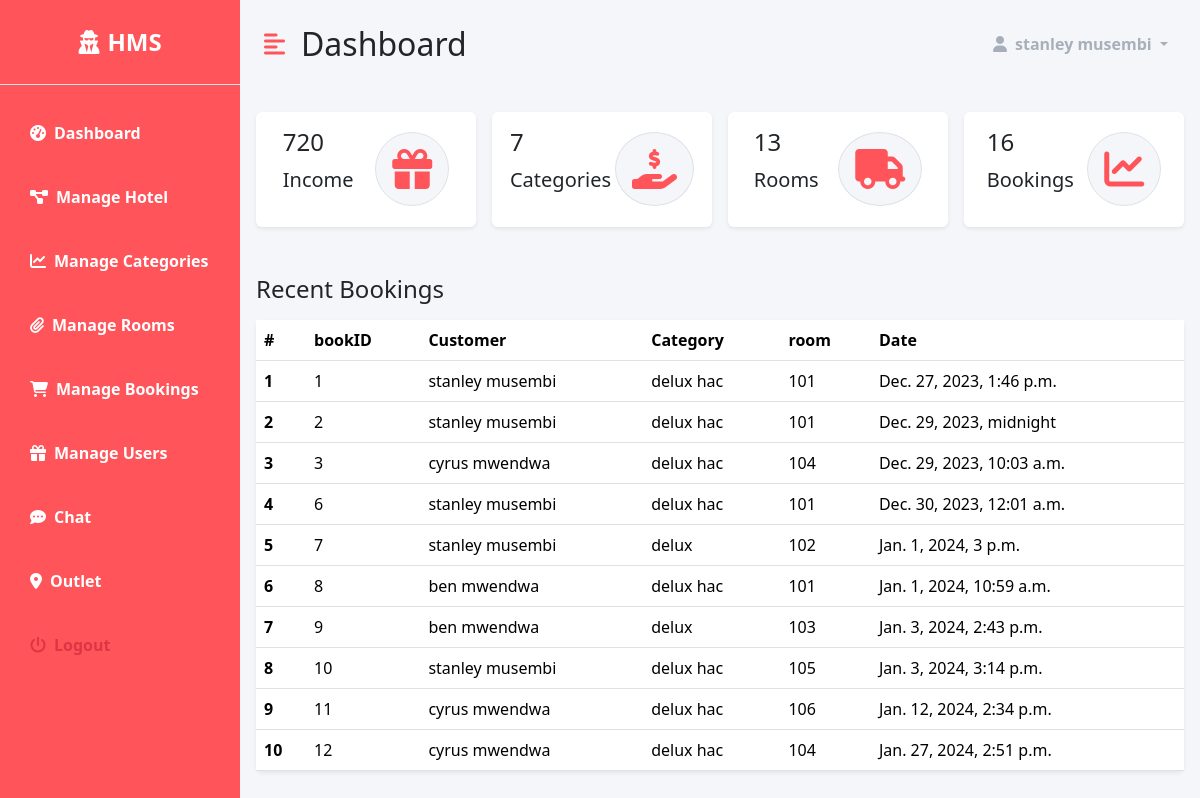
Page /dashboard/ (signed in) on the committed database.
### accounts/models.py (models this page shows, shortened)
class CustomUser(AbstractUser):
    email = models.EmailField(unique=True)
    gender = models.CharField(max_length=1,  blank=True, null=True)
    address = models.CharField(max_length=255, blank=True, null=True)
    image = models.ImageField(upload_to="user_images", blank=True, null=True)
    username = None
    objects = CustomUserManager()
    USERNAME_FIELD = 'email'
    REQUIRED_FIELDS = []

### hotel/models.py (models this page shows, shortened)
class Booking(models.Model):
    room = models.ForeignKey('Room' , on_delete=models.CASCADE)
    user = models.ForeignKey('accounts.CustomUser' , on_delete=models.CASCADE)
    persons = models.IntegerField()
    check_in = models.DateTimeField()
    check_out = models.DateTimeField()
    STATUS_CHOICES = (
        ('active' , 'active') ,
        ('cancelled' , 'cancelled') ,
        ('checked out' , 'checked out')
    )
    status = models.CharField(max_length=255 , choices=STATUS_CHOICES , default='active')
    added_on = models.DateTimeField(auto_now_add=True)
    updated_on = models.DateTimeField(auto_now=True)

class Room(models.Model):
    name  = models.CharField(max_length=255 , unique=True)
    category = models.ForeignKey('RoomCategory' , on_delete=models.CASCADE)
    STATUS_CHOICES = (
        ('available' , 'available' ) ,
        ('booked' , 'booked'),
        ('not available' , 'not available')
    )
    status = models.CharField(max_length=255 , choices=STATUS_CHOICES)
    added_on = models.DateTimeField(auto_now_add=True)
    updated_on = models.DateTimeField(auto_now=True)
    def __str__(self):
        return self.name

class RoomCategory(models.Model):
    name = models.CharField(max_length=255)
    description = models.TextField()
    capacity = models.IntegerField()
    beds = models.IntegerField()
    rooms = models.IntegerField()
    cost = models.DecimalField(max_digits=10, decimal_places=2)
    added_on = models.DateTimeField(auto_now_add=True)
    image = models.ImageField(upload_to="room_category_images")
    def __str__(self):
        return self.name

### dashboard/views.py (the view)
# urls.py: path('' , views.index , name='dashboard-index'),
@login_required(login_url='accounts:login')
@staff_member_required(login_url='accounts:login')
def index(request):
    number_of_rooms = Room.objects.count()
    number_of_categories = RoomCategory.objects.count()
    number_of_customers = CustomUser.objects.filter(is_staff=False).count()
    number_of_staff = CustomUser.objects.filter(is_staff=True).count()
    number_of_bookings = Booking.objects.count()
    number_of_bookings_today = Booking.objects.filter(check_in=timezone.now()).count()
    number_of_bookings_this_month = Booking.objects.filter(check_in__month=timezone.now().month).count()
    number_of_bookings_this_year = Booking.objects.filter(check_in__year=timezone.now().year).count()
    bookings = Booking.objects.all()[0:10]
    context = {
        'num_of_rooms': number_of_rooms,
        'num_of_categories': number_of_categories,
        'num_of_customers': number_of_customers,
        'num_of_staff': number_of_staff,
        'num_of_bookings': number_of_bookings,
        'number_of_bookings_today': number_of_bookings_today,
        'number_of_bookings_this_month': number_of_bookings_this_month,
        'number_of_bookings_this_year': number_of_bookings_this_year,
        'bookings': bookings,
    }
    return render(request, 'dashboard/home.html' ,  context)

### templates/dashboard/home.html (shortened to what this page needs)
 {% extends 'dashboard/base.html' %}
{% load static %}
{% block content %}
                <div class="row g-3 my-2">
                    <div class="col-md-3">
                        <div class="p-3 bg-white shadow-sm d-flex justify-content-around align-items-center rounded">
                            <div>
                                <h3 class="fs-4">720</h3>
                                <p class="fs-5">Income</p>
                            </div>
                            <i class="fas fa-gift fs-1 primary-text border rounded-full secondary-bg p-3"></i>
                        </div>
                    </div>
                    <div class="col-md-3">
                        <div class="p-3 bg-white shadow-sm d-flex justify-content-around align-items-center rounded">
                            <div>
                                <h3 class="fs-4">{{ num_of_categories }}</h3>
                                <p class="fs-5">Categories</p>
                            </div>
                            <i
                                class="fas fa-hand-holding-usd fs-1 primary-text border rounded-full secondary-bg p-3"></i>
                        </div>
                    </div>
                    <div class="col-md-3">
                        <div class="p-3 bg-white shadow-sm d-flex justify-content-around align-items-center rounded">
                            <div>
                                <h3 class="fs-4">{{  num_of_rooms }}</h3>
                                <p class="fs-5">Rooms</p>
                            </div>
                            <i class="fas fa-truck fs-1 primary-text border rounded-full secondary-bg p-3"></i>
                        </div>
                    </div>
                    <div class="col-md-3">
                        <div class="p-3 bg-white shadow-sm d-flex justify-content-around align-items-center rounded">
                            <div>
                                <h3 class="fs-4">{{ num_of_bookings }}</h3>
                                <p class="fs-5">Bookings</p>
                            </div>
                            <i class="fas fa-chart-line fs-1 primary-text border rounded-full secondary-bg p-3"></i>
                        </div>
                    </div>
                </div>
                <div class="row my-5">
                    <h3 class="fs-4 mb-3">Recent Bookings</h3>
                    <div class="col">
                        <table class="table bg-white rounded shadow-sm  table-hover">
                            <thead>
                                <tr>
                                    <th scope="col" width="50">#</th>
                                    <th scope="col">bookID</th>
                                    <th scope="col">Customer</th>
                                    <th scope="col">Category</th>
                                    <th scope="col">room</th>
                                    <th scope="col">Date</th>
                                </tr>
                            </thead>
                            <tbody>
                                {% for booking in bookings %}
                                <tr>
                                    <th scope="row">{{ forloop.counter }}</th>
                                    <td>{{ booking.id }}</td>
                                    <td>{{ booking.user.get_full_name }}</td>
                                    <td>{{ booking.room.category }}</td>
                                    <td>{{ booking.room }}</td>
                                    <td>{{ booking.check_in}}</td>
                                </tr>
                                {% endfor %}
                        </tbody>
                        </table>
                    </div>
                </div>
{% endblock %}

### templates/dashboard/base.html (shortened to what this page needs)
{% load  static %}
<!DOCTYPE html>
<html lang="en">
<head>
      <link href="https://cdn.jsdelivr.net/npm/bootstrap@5.3.2/dist/css/bootstrap.min.css"
            rel="stylesheet"
>
    <link rel="stylesheet" href="https://cdnjs.cloudflare.com/ajax/libs/font-awesome/6.5.1/css/all.min.css"
 />
    <link rel="stylesheet" type="text/css" href="https://cdn.datatables.net/1.11.5/css/jquery.dataTables.css">
    <link rel="stylesheet" href="{%  static 'dashboard/style.css' %}">
</head>
<body>
      <div class="d-flex" id="wrapper">
        <div class="primary-bg" id="sidebar-wrapper">
            <div class="sidebar-heading text-center py-4  text-white fs-4 fw-bold text-uppercase border-bottom"><i
                    class="fas fa-user-secret me-2"></i>HMS</div>
            <div class="list-group list-group-flush my-3">
                <a href="{% url 'dashboard:dashboard-index' %}" class="list-group-item list-group-item-action bg-transparent text-white active"><i
                        class="fas fa-tachometer-alt me-2"></i>Dashboard</a>
                <a href="{% url 'dashboard:manage-hotel' %}" class="list-group-item list-group-item-action bg-transparent text-white fw-bold"><i
                        class="fas fa-project-diagram me-2"></i>Manage Hotel</a>
                <a href="{% url 'dashboard:manage-categories' %}" class="list-group-item list-group-item-action bg-transparent text-white fw-bold"><i
                        class="fas fa-chart-line me-2"></i>Manage Categories</a>
                <a href="{% url 'dashboard:manage-rooms' %}" class="list-group-item list-group-item-action bg-transparent text-white fw-bold"><i
                        class="fas fa-paperclip me-2"></i>Manage Rooms</a>
                <a href="{% url 'dashboard:manage-bookings' %}" class="list-group-item list-group-item-action bg-transparent text-white fw-bold"><i
                        class="fas fa-shopping-cart me-2"></i>Manage Bookings</a>
                <a href="{% url 'dashboard:manage-users' %}" class="list-group-item list-group-item-action bg-transparent text-white fw-bold"><i
                        class="fas fa-gift me-2"></i>Manage Users</a>
                <a href="#" class="list-group-item list-group-item-action bg-transparent text-white fw-bold"><i
                        class="fas fa-comment-dots me-2"></i>Chat</a>
                <a href="#" class="list-group-item list-group-item-action bg-transparent text-white fw-bold"><i
                        class="fas fa-map-marker-alt me-2"></i>Outlet</a>
                <a href="#" class="list-group-item list-group-item-action bg-transparent text-danger fw-bold"><i
                        class="fas fa-power-off me-2"></i>Logout</a>
            </div>
        </div>
        <div id="page-content-wrapper">
            <nav class="navbar navbar-expand-lg navbar-light bg-transparent py-4 px-4">
                <div class="d-flex align-items-center">
                    <i class="fas fa-align-left primary-text fs-4 me-3" id="menu-toggle"></i>
                    <h2 class="fs-2 m-0">Dashboard</h2>
                </div>
                <div class="collapse navbar-collapse" id="navbarSupportedContent">
                    <ul class="navbar-nav ms-auto mb-2 mb-lg-0">
                        <li class="nav-item dropdown">
                            <a class="nav-link dropdown-toggle second-text fw-bold" href="#" id="navbarDropdown"
                                role="button" data-bs-toggle="dropdown" aria-expanded="false">
                                <i class="fas fa-user me-2"></i>{{user.get_full_name}}
                            </a>
                        </li>
                    </ul>
                </div>
            </nav>
            <div class="container-fluid px-3">
                {% block content %}
                 {% endblock content %}
            </div>
        </div>
    </div>
</body>
</html>

### static/dashboard/style.css (style rules this page uses)
:root { --main-bg-color: #ff545a; --main-text-color: #ff545a; --second-text-color : #a7b0ba; --second-bg-color : #f5f6fa; }
.primary-text { color: var(--main-text-color); }
.second-text { color: var(--second-text-color); }
.primary-bg { background-color: var(--main-bg-color); }
.secondary-bg { background-color: var(--second-bg-color); }
.rounded-full { border-radius: 100%; }
#wrapper { overflow-x: hidden; background-color:var(--second-bg-color); }
#sidebar-wrapper { min-height: 100vh; margin-left: -15rem; -webkit-transition: margin 0.25s ease-out; -moz-transition: margin 0.25s ease-out; -o-transition: margin 0.25s ease-out; transition: margin 0.25s ease-out; }
#sidebar-wrapper .sidebar-heading { padding: 0.875rem 1.25rem; font-size: 1.2rem; }
#sidebar-wrapper .list-group { width: 15rem; }
#page-content-wrapper { min-width: 100vw; }
#menu-toggle { cursor: pointer; }
.list-group-item { border: none; padding: 20px 30px; color: white; font-weight: bold; }
.list-group-item.active { background-color: transparent; font-weight: bold; border: none; }
@media (min-width: 768px) { #sidebar-wrapper { margin-left: 0; } }
@media (min-width: 768px) { #page-content-wrapper { min-width: 0; width: 100%; } }

### rows in the picture
CustomUser: get_full_name "stanley musembi"
Booking: id "1", user.get_full_name "stanley musembi", room.category "delux hac", room "101", check_in "Dec. 27, 2023, 1:46 p.m."
Booking: id "2", user.get_full_name "stanley musembi", room.category "delux hac", room "101", check_in "Dec. 29, 2023, midnight"
Booking: id "3", user.get_full_name "cyrus mwendwa", room.category "delux hac", room "104", check_in "Dec. 29, 2023, 10:03 a.m."
Booking: id "6", user.get_full_name "stanley musembi", room.category "delux hac", room "101", check_in "Dec. 30, 2023, 12:01 a.m."
Booking: id "7", user.get_full_name "stanley musembi", room.category "delux", room "102", check_in "Jan. 1, 2024, 3 p.m."
Booking: id "8", user.get_full_name "ben mwendwa", room.category "delux hac", room "101", check_in "Jan. 1, 2024, 10:59 a.m."
Booking: id "9", user.get_full_name "ben mwendwa", room.category "delux", room "103", check_in "Jan. 3, 2024, 2:43 p.m."
Booking: id "10", user.get_full_name "stanley musembi", room.category "delux hac", room "105", check_in "Jan. 3, 2024, 3:14 p.m."
Booking: id "11", user.get_full_name "cyrus mwendwa", room.category "delux hac", room "106", check_in "Jan. 12, 2024, 2:34 p.m."
Booking: id "12", user.get_full_name "cyrus mwendwa", room.category "delux hac", room "104", check_in "Jan. 27, 2024, 2:51 p.m."

### other values in the picture
{{ num_of_categories }} "7"
{{ num_of_rooms }} "13"
{{ num_of_bookings }} "16"
